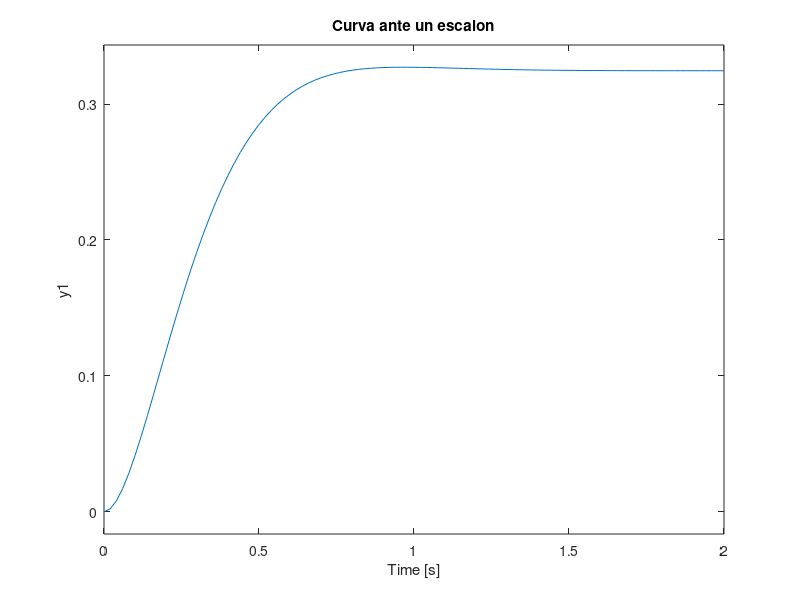

Here is the MATLAB script that generated this plot:
% Tarea #8 Daniel Aleman saborio 
clear all
clc
G=tf([1],[1 10 24])
GC=feedback(G,1)
num=[11.53]
den=[1 10 24]
%Respuesta a un escalon 
c=tf([num],[1])
H=series(c,G)
FC=feedback(H,1)
step(FC)
grid
title('Curva ante un escalon')